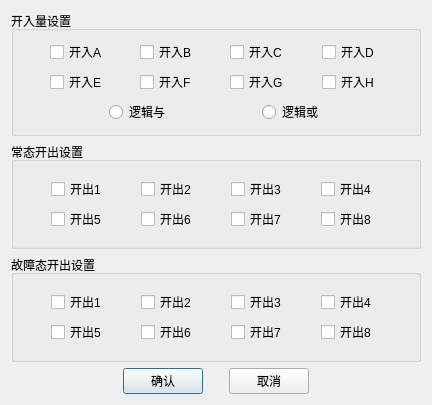
<?xml version="1.0" encoding="UTF-8"?>
<ui version="4.0">
 <class>QPowerDirBinarySignalDlg</class>
 <widget class="QDialog" name="QPowerDirBinarySignalDlg">
  <property name="geometry">
   <rect>
    <x>0</x>
    <y>0</y>
    <width>432</width>
    <height>405</height>
   </rect>
  </property>
  <property name="windowTitle">
   <string>开关量</string>
  </property>
  <layout class="QHBoxLayout" name="horizontalLayout">
   <item>
    <layout class="QVBoxLayout" name="verticalLayout">
     <item>
      <widget class="QGroupBox" name="m_gbBIn">
       <property name="sizePolicy">
        <sizepolicy hsizetype="Preferred" vsizetype="Expanding">
         <horstretch>0</horstretch>
         <verstretch>0</verstretch>
        </sizepolicy>
       </property>
       <property name="title">
        <string>开入量设置</string>
       </property>
       <layout class="QVBoxLayout" name="verticalLayout_4">
        <item>
         <layout class="QVBoxLayout" name="verticalLayout_2">
          <item>
           <layout class="QGridLayout" name="gridLayout_2">
            <item row="0" column="1">
             <widget class="QCheckBox" name="m_cbBinSelectB">
              <property name="sizePolicy">
               <sizepolicy hsizetype="Fixed" vsizetype="Fixed">
                <horstretch>0</horstretch>
                <verstretch>0</verstretch>
               </sizepolicy>
              </property>
              <property name="text">
               <string>开入B</string>
              </property>
             </widget>
            </item>
            <item row="0" column="0">
             <widget class="QCheckBox" name="m_cbBinSelectA">
              <property name="sizePolicy">
               <sizepolicy hsizetype="Fixed" vsizetype="Fixed">
                <horstretch>0</horstretch>
                <verstretch>0</verstretch>
               </sizepolicy>
              </property>
              <property name="text">
               <string>开入A</string>
              </property>
             </widget>
            </item>
            <item row="0" column="2">
             <widget class="QCheckBox" name="m_cbBinSelectC">
              <property name="sizePolicy">
               <sizepolicy hsizetype="Fixed" vsizetype="Fixed">
                <horstretch>0</horstretch>
                <verstretch>0</verstretch>
               </sizepolicy>
              </property>
              <property name="text">
               <string>开入C</string>
              </property>
             </widget>
            </item>
            <item row="0" column="3">
             <widget class="QCheckBox" name="m_cbBinSelectD">
              <property name="sizePolicy">
               <sizepolicy hsizetype="Fixed" vsizetype="Fixed">
                <horstretch>0</horstretch>
                <verstretch>0</verstretch>
               </sizepolicy>
              </property>
              <property name="text">
               <string>开入D</string>
              </property>
             </widget>
            </item>
            <item row="1" column="0">
             <widget class="QCheckBox" name="m_cbBinSelectE">
              <property name="sizePolicy">
               <sizepolicy hsizetype="Fixed" vsizetype="Fixed">
                <horstretch>0</horstretch>
                <verstretch>0</verstretch>
               </sizepolicy>
              </property>
              <property name="text">
               <string>开入E</string>
              </property>
             </widget>
            </item>
            <item row="1" column="1">
             <widget class="QCheckBox" name="m_cbBinSelectF">
              <property name="sizePolicy">
               <sizepolicy hsizetype="Fixed" vsizetype="Fixed">
                <horstretch>0</horstretch>
                <verstretch>0</verstretch>
               </sizepolicy>
              </property>
              <property name="text">
               <string>开入F</string>
              </property>
             </widget>
            </item>
            <item row="1" column="2">
             <widget class="QCheckBox" name="m_cbBinSelectG">
              <property name="sizePolicy">
               <sizepolicy hsizetype="Fixed" vsizetype="Fixed">
                <horstretch>0</horstretch>
                <verstretch>0</verstretch>
               </sizepolicy>
              </property>
              <property name="text">
               <string>开入G</string>
              </property>
             </widget>
            </item>
            <item row="1" column="3">
             <widget class="QCheckBox" name="m_cbBinSelectH">
              <property name="sizePolicy">
               <sizepolicy hsizetype="Fixed" vsizetype="Fixed">
                <horstretch>0</horstretch>
                <verstretch>0</verstretch>
               </sizepolicy>
              </property>
              <property name="text">
               <string>开入H</string>
              </property>
             </widget>
            </item>
           </layout>
          </item>
          <item>
           <layout class="QHBoxLayout" name="horizontalLayout_6">
            <item>
             <widget class="QRadioButton" name="m_rbAnd">
              <property name="sizePolicy">
               <sizepolicy hsizetype="Fixed" vsizetype="Fixed">
                <horstretch>0</horstretch>
                <verstretch>0</verstretch>
               </sizepolicy>
              </property>
              <property name="text">
               <string>逻辑与</string>
              </property>
             </widget>
            </item>
            <item>
             <widget class="QRadioButton" name="m_rbOr">
              <property name="sizePolicy">
               <sizepolicy hsizetype="Fixed" vsizetype="Fixed">
                <horstretch>0</horstretch>
                <verstretch>0</verstretch>
               </sizepolicy>
              </property>
              <property name="text">
               <string>逻辑或</string>
              </property>
             </widget>
            </item>
           </layout>
          </item>
         </layout>
        </item>
       </layout>
      </widget>
     </item>
     <item>
      <widget class="QGroupBox" name="m_gbNormalBOut">
       <property name="sizePolicy">
        <sizepolicy hsizetype="Preferred" vsizetype="Expanding">
         <horstretch>0</horstretch>
         <verstretch>0</verstretch>
        </sizepolicy>
       </property>
       <property name="title">
        <string>常态开出设置</string>
       </property>
       <layout class="QVBoxLayout" name="verticalLayout_3">
        <item>
         <layout class="QGridLayout" name="gridLayout_3">
          <item row="0" column="0">
           <widget class="QCheckBox" name="m_cbBout01">
            <property name="sizePolicy">
             <sizepolicy hsizetype="Fixed" vsizetype="Fixed">
              <horstretch>0</horstretch>
              <verstretch>0</verstretch>
             </sizepolicy>
            </property>
            <property name="text">
             <string>开出1</string>
            </property>
           </widget>
          </item>
          <item row="0" column="2">
           <widget class="QCheckBox" name="m_cbBout03">
            <property name="sizePolicy">
             <sizepolicy hsizetype="Fixed" vsizetype="Fixed">
              <horstretch>0</horstretch>
              <verstretch>0</verstretch>
             </sizepolicy>
            </property>
            <property name="text">
             <string>开出3</string>
            </property>
           </widget>
          </item>
          <item row="0" column="3">
           <widget class="QCheckBox" name="m_cbBout04">
            <property name="sizePolicy">
             <sizepolicy hsizetype="Fixed" vsizetype="Fixed">
              <horstretch>0</horstretch>
              <verstretch>0</verstretch>
             </sizepolicy>
            </property>
            <property name="text">
             <string>开出4</string>
            </property>
           </widget>
          </item>
          <item row="0" column="1">
           <widget class="QCheckBox" name="m_cbBout02">
            <property name="sizePolicy">
             <sizepolicy hsizetype="Fixed" vsizetype="Fixed">
              <horstretch>0</horstretch>
              <verstretch>0</verstretch>
             </sizepolicy>
            </property>
            <property name="text">
             <string>开出2</string>
            </property>
           </widget>
          </item>
          <item row="1" column="0">
           <widget class="QCheckBox" name="m_cbBout05">
            <property name="sizePolicy">
             <sizepolicy hsizetype="Fixed" vsizetype="Fixed">
              <horstretch>0</horstretch>
              <verstretch>0</verstretch>
             </sizepolicy>
            </property>
            <property name="text">
             <string>开出5</string>
            </property>
           </widget>
          </item>
          <item row="1" column="1">
           <widget class="QCheckBox" name="m_cbBout06">
            <property name="sizePolicy">
             <sizepolicy hsizetype="Fixed" vsizetype="Fixed">
              <horstretch>0</horstretch>
              <verstretch>0</verstretch>
             </sizepolicy>
            </property>
            <property name="text">
             <string>开出6</string>
            </property>
           </widget>
          </item>
          <item row="1" column="2">
           <widget class="QCheckBox" name="m_cbBout07">
            <property name="sizePolicy">
             <sizepolicy hsizetype="Fixed" vsizetype="Fixed">
              <horstretch>0</horstretch>
              <verstretch>0</verstretch>
             </sizepolicy>
            </property>
            <property name="text">
             <string>开出7</string>
            </property>
           </widget>
          </item>
          <item row="1" column="3">
           <widget class="QCheckBox" name="m_cbBout08">
            <property name="sizePolicy">
             <sizepolicy hsizetype="Fixed" vsizetype="Fixed">
              <horstretch>0</horstretch>
              <verstretch>0</verstretch>
             </sizepolicy>
            </property>
            <property name="text">
             <string>开出8</string>
            </property>
           </widget>
          </item>
         </layout>
        </item>
       </layout>
      </widget>
     </item>
     <item>
      <widget class="QGroupBox" name="m_gbFaultBOut">
       <property name="sizePolicy">
        <sizepolicy hsizetype="Preferred" vsizetype="Expanding">
         <horstretch>0</horstretch>
         <verstretch>0</verstretch>
        </sizepolicy>
       </property>
       <property name="title">
        <string>故障态开出设置</string>
       </property>
       <layout class="QVBoxLayout" name="verticalLayout_5">
        <item>
         <layout class="QGridLayout" name="gridLayout_5">
          <item row="0" column="0">
           <widget class="QCheckBox" name="m_cbBout1">
            <property name="sizePolicy">
             <sizepolicy hsizetype="Fixed" vsizetype="Fixed">
              <horstretch>0</horstretch>
              <verstretch>0</verstretch>
             </sizepolicy>
            </property>
            <property name="text">
             <string>开出1</string>
            </property>
           </widget>
          </item>
          <item row="0" column="3">
           <widget class="QCheckBox" name="m_cbBout4">
            <property name="sizePolicy">
             <sizepolicy hsizetype="Fixed" vsizetype="Fixed">
              <horstretch>0</horstretch>
              <verstretch>0</verstretch>
             </sizepolicy>
            </property>
            <property name="text">
             <string>开出4</string>
            </property>
           </widget>
          </item>
          <item row="0" column="1">
           <widget class="QCheckBox" name="m_cbBout2">
            <property name="sizePolicy">
             <sizepolicy hsizetype="Fixed" vsizetype="Fixed">
              <horstretch>0</horstretch>
              <verstretch>0</verstretch>
             </sizepolicy>
            </property>
            <property name="text">
             <string>开出2</string>
            </property>
           </widget>
          </item>
          <item row="0" column="2">
           <widget class="QCheckBox" name="m_cbBout3">
            <property name="sizePolicy">
             <sizepolicy hsizetype="Fixed" vsizetype="Fixed">
              <horstretch>0</horstretch>
              <verstretch>0</verstretch>
             </sizepolicy>
            </property>
            <property name="text">
             <string>开出3</string>
            </property>
           </widget>
          </item>
          <item row="1" column="0">
           <widget class="QCheckBox" name="m_cbBout5">
            <property name="sizePolicy">
             <sizepolicy hsizetype="Fixed" vsizetype="Fixed">
              <horstretch>0</horstretch>
              <verstretch>0</verstretch>
             </sizepolicy>
            </property>
            <property name="text">
             <string>开出5</string>
            </property>
           </widget>
          </item>
          <item row="1" column="1">
           <widget class="QCheckBox" name="m_cbBout6">
            <property name="sizePolicy">
             <sizepolicy hsizetype="Fixed" vsizetype="Fixed">
              <horstretch>0</horstretch>
              <verstretch>0</verstretch>
             </sizepolicy>
            </property>
            <property name="text">
             <string>开出6</string>
            </property>
           </widget>
          </item>
          <item row="1" column="2">
           <widget class="QCheckBox" name="m_cbBout7">
            <property name="sizePolicy">
             <sizepolicy hsizetype="Fixed" vsizetype="Fixed">
              <horstretch>0</horstretch>
              <verstretch>0</verstretch>
             </sizepolicy>
            </property>
            <property name="text">
             <string>开出7</string>
            </property>
           </widget>
          </item>
          <item row="1" column="3">
           <widget class="QCheckBox" name="m_cbBout8">
            <property name="sizePolicy">
             <sizepolicy hsizetype="Fixed" vsizetype="Fixed">
              <horstretch>0</horstretch>
              <verstretch>0</verstretch>
             </sizepolicy>
            </property>
            <property name="text">
             <string>开出8</string>
            </property>
           </widget>
          </item>
         </layout>
        </item>
       </layout>
      </widget>
     </item>
     <item>
      <layout class="QHBoxLayout" name="horizontalLayout_13">
       <item>
        <spacer name="horizontalSpacer">
         <property name="orientation">
          <enum>Qt::Horizontal</enum>
         </property>
         <property name="sizeHint" stdset="0">
          <size>
           <width>40</width>
           <height>20</height>
          </size>
         </property>
        </spacer>
       </item>
       <item>
        <widget class="QPushButton" name="m_btnOk">
         <property name="sizePolicy">
          <sizepolicy hsizetype="Fixed" vsizetype="Fixed">
           <horstretch>0</horstretch>
           <verstretch>0</verstretch>
          </sizepolicy>
         </property>
         <property name="text">
          <string>确认</string>
         </property>
        </widget>
       </item>
       <item>
        <spacer name="horizontalSpacer_3">
         <property name="orientation">
          <enum>Qt::Horizontal</enum>
         </property>
         <property name="sizeType">
          <enum>QSizePolicy::Fixed</enum>
         </property>
         <property name="sizeHint" stdset="0">
          <size>
           <width>20</width>
           <height>20</height>
          </size>
         </property>
        </spacer>
       </item>
       <item>
        <widget class="QPushButton" name="m_btnCancel">
         <property name="sizePolicy">
          <sizepolicy hsizetype="Fixed" vsizetype="Fixed">
           <horstretch>0</horstretch>
           <verstretch>0</verstretch>
          </sizepolicy>
         </property>
         <property name="text">
          <string>取消</string>
         </property>
        </widget>
       </item>
       <item>
        <spacer name="horizontalSpacer_2">
         <property name="orientation">
          <enum>Qt::Horizontal</enum>
         </property>
         <property name="sizeHint" stdset="0">
          <size>
           <width>40</width>
           <height>20</height>
          </size>
         </property>
        </spacer>
       </item>
      </layout>
     </item>
    </layout>
   </item>
  </layout>
 </widget>
 <resources/>
 <connections/>
</ui>
